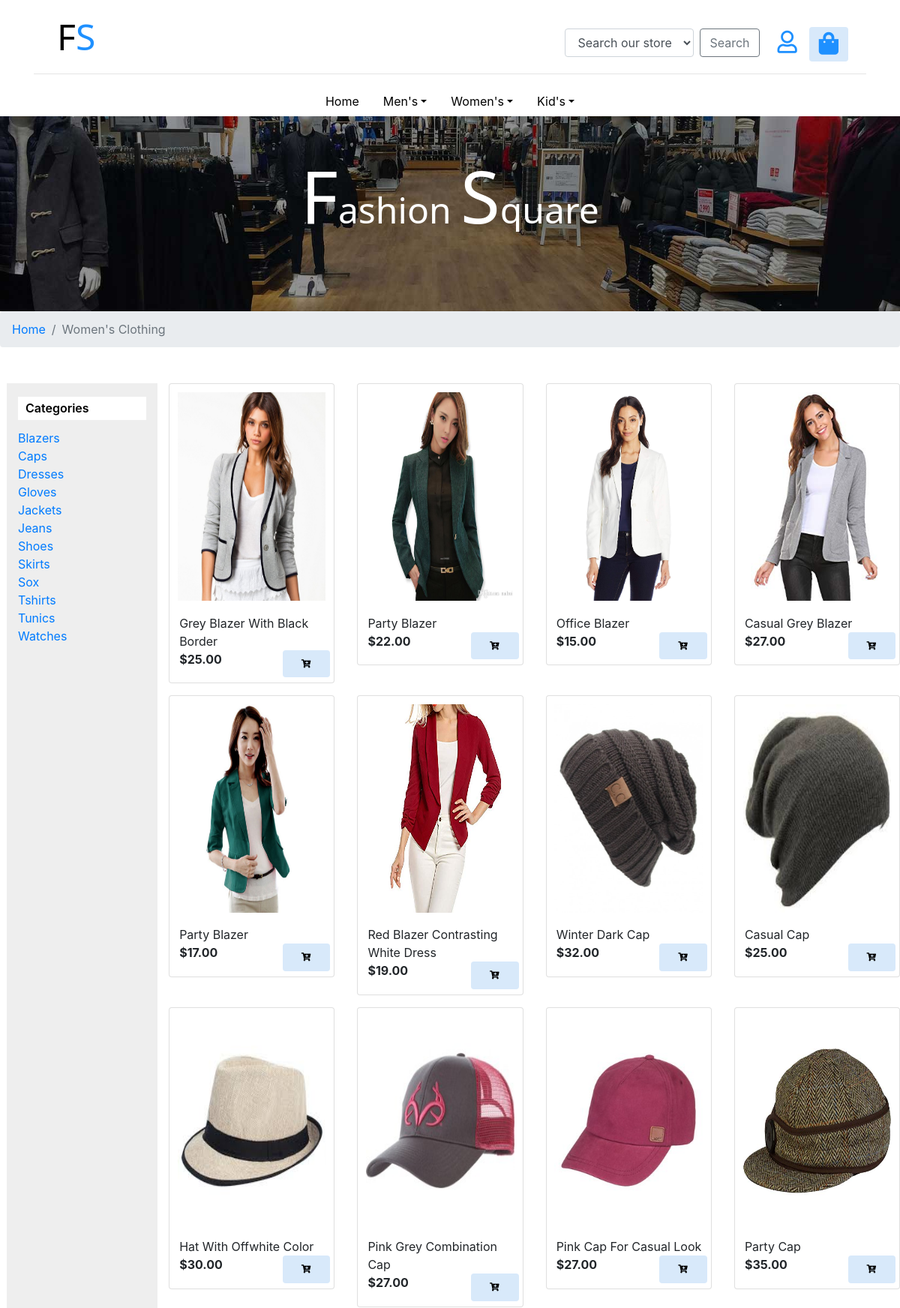
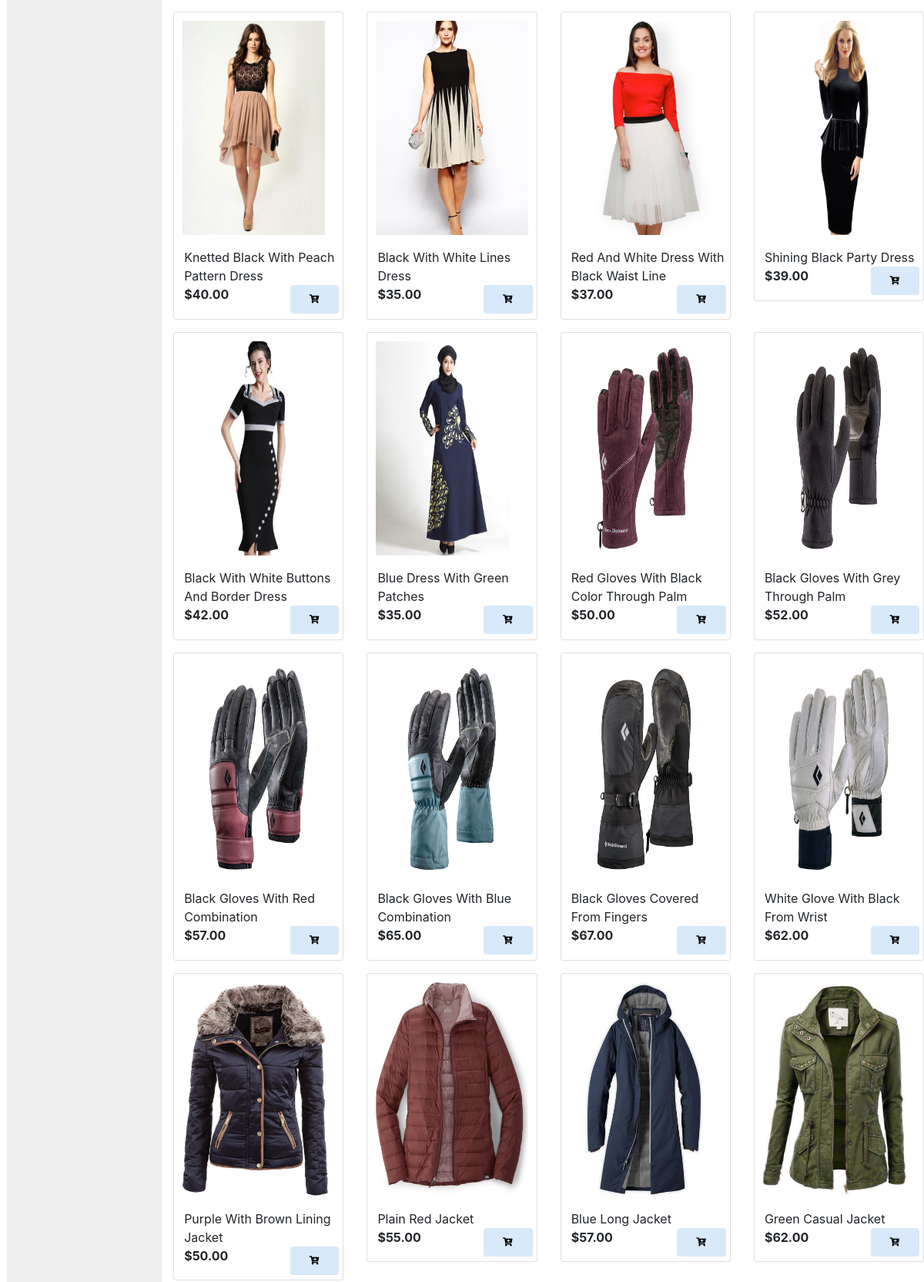
The app's page /women (upper part) with its own data (2 pictures, top to bottom).
### apps/its_eCommerce/models.py (models this page shows)
class Category(models.Model):
    name=models.CharField(max_length=100)
    created_at = models.DateTimeField(auto_now_add=True)
    updated_at = models.DateTimeField(auto_now=True)
    catType=models.CharField(max_length=100)

class Product(models.Model):
    name=models.CharField(max_length=100)
    link=models.CharField(max_length=255)
    description = models.CharField(max_length=255)
    price=models.IntegerField(default=0)
    category=models.ForeignKey(Category, related_name="products", on_delete=models.CASCADE)
    created_at = models.DateTimeField(auto_now_add=True)
    updated_at = models.DateTimeField(auto_now=True)

### apps/its_eCommerce/views.py (the view)
# urls.py: path('women', views.showwomen),
def showwomen(request):
    if 'cart' in request.session:
        length=request.session['cart']
    else:
        length=0
    request.session['current_page']='women'
    if not 'user_id' in request.session:
        user = ''
        first_user = ''
        last_user = ''
    else:
        user = User.objects.get(id=request.session['user_id'])
        first_user = user.first_name.split()
        first_user = first_user[0][0]
        last_user = user.last_name.split()
        last_user = last_user[0][0]
    if 'prev_cat' in request.session:
        selected = request.session['prev_cat']
        products=Product.objects.filter(category_id=selected)
        del request.session['prev_cat']
    elif 'cat' in request.GET:
        selected = request.GET['cat']
        products=Product.objects.filter(category_id=selected)
    else:
        cat=Category.objects.filter(catType='women')
        products=Product.objects.filter(category__in = cat)
    categories=Category.objects.filter(catType='women')
    context={
        'categories': categories,
        'products': products,
        'user': user,
        'first':first_user,
        'last':last_user,
        'length':length,
    }
    return render(request, 'its_eCommerce/women.html', context)

### apps/its_eCommerce/templates/its_eCommerce/women.html (shortened to what this page needs)
<!DOCTYPE html>
<html lang="en">
<head>
    {% load static %}
    <link rel="stylesheet" href="https://stackpath.bootstrapcdn.com/bootstrap/4.1.2/css/bootstrap.min.css">
    <link rel="stylesheet" href="https://use.fontawesome.com/releases/v5.5.0/css/all.css">
</head>
<body>
    <div class="container">
        <nav class="navbar">
            <a class="navbar-brand" href="/"><p class="col">F<span class="color">S</span></p></a>
            <span>
                <form class="form-inline" action="search" method='POST'>
                    <select class="form-control input-lg mr-2" name="category">
                        <option value="all">Search our store</option>
                    </select>
                    <button class="btn btn-outline-secondary mr-4" type="submit">Search</button>
                    {% if user == '' %}
                    <a href="#login" data-toggle="modal"><i class="far fa-user font mr-3"></i></a>
                    {% endif %}
                    <a href="/cart" class="btn top_hub_cart mt-1 mr-2 "><i class="fas fa-shopping-bag font">
                    </i></a>
                </form>
            </span>
        </nav>
        <hr>
        <ul class="nav justify-content-center">
            <li class="nav-item">
                <a class="nav-link active" href="/">Home</a>
            </li>
            <li class="nav-item">
                <a class="nav-link dropdown-toggle" data-toggle="dropdown" aria-haspopup="true" aria-expanded="false" href="/men">Men's</a>
            </li>
            <li class="nav-item">
                <a class="nav-link dropdown-toggle" data-toggle="dropdown" aria-haspopup="true" aria-expanded="false" href="/women">Women's</a>
            </li>
            <li class="nav-item">
                <a class="nav-link dropdown-toggle" data-toggle="dropdown" aria-haspopup="true" aria-expanded="false" href="/kid">Kid's</a>
            </li>
        </ul>
    </div>
    <div class="banner pt-sm-5 pt-3">
        <h4 class="col cap" style="text-align:center;"><span class="coli">F</span>ashion <span class="coli">S</span>quare</h4>
    </div>
    <nav aria-label="breadcrumb">
        <ol class="breadcrumb">
            <li class="breadcrumb-item"><a href="/">Home</a></li>
            <li class="breadcrumb-item active" aria-current="page">Women's Clothing</li>
        </ol>
    </nav>
    <div class="row my-lg-5 mb-5 padding">
        <div class="side-bar col-lg-2">
            <div class="left-side">
                <h3 class="shopf-sear-headits-sear-head">
                    Categories
                </h3>
                {%for c in categories%}
                <a href="?cat={{c.id}}"><div>{{c.name|title}}</div></a>
                {%endfor%}
            </div>
            <br>
        </div>
        <div class="col-lg-10">
            <div class="row">
                {%for prod in products%}
                <div class="col-lg-3 col-md-4 col-sm-6 col-xs-12">
                    <div class="card mb-3">
                        <div class="hovereffect">
                            <img class="img-responsive img-fluid image" src="{% static prod.link %}" alt="Card image">
                        </div>
                        <div class="product">
                            {{prod.description|title}}
                            <div class="row">
                                <div class="col-sm-7">
                                    <b>${{prod.price}}.00</b>
                                </div>
                                <div class="col-sm-5">
                                    <a href="/add?id={{prod.id}}&loc=women&cat={{prod.category_id}}">
                                        <span class="hub-cart btn">
                                            <i class="fa fa-cart-plus"></i>
                                        </span>
                                    </a>
                                </div>
                            </div>
                        </div>
                    </div>
                </div>
                {%endfor%}
            </div>
        </div>
    </div>
</body>
</html>

### apps/its_eCommerce/templates/its_eCommerce/women.html (style rules this page uses)
.font { color:Dodgerblue; font-size:30px; }
.col { font-family:'Segoe UI', Tahoma, Geneva, Verdana, sans-serif; font-size: 3rem; color:black; }
.color { color:dodgerblue; }
.coli { font-size:6rem; }
hr { position:relative; margin-top:-1rem; }
.cap { color:white; }
.nav-link { color:black; }
.hovereffect { width:100%; height:100%; float:left; overflow:hidden; position:relative; text-align:center; cursor:default; }
.hovereffect img { display:block; position:relative; -webkit-transition:all .4s linear; transition:all .4s linear; }
.banner { background-image: url("../../static/inner_ban.jpg"); background-position-x: center; background-position-y: center; background-size: cover; background-attachment: initial; background-origin: initial; background-clip: initial; background-color: initial; -webkit-background-size: cover; -moz-background-size: cover; -o-background-size: cover; -ms-background-size: cover; background-size: cover; min-height: 260px; }
.side-bar { background: #eee; }
h3.shopf-sear-headits-sear-head { font-size: 16px; color: #000; font-weight: 600; margin-bottom: 12px; text-transform: capitalize; background: #fff; padding: 6px 10px; }
.left-side { margin-top: 18px; }
.padding { padding-left:2%; }
.image { height:300px; padding:5%; }
.hub-cart { font-size: 0.7em; letter-spacing: 1px; word-spacing: 2px; padding: 10px 25px; font-weight: 600; text-transform: uppercase !important; color: #000; background: #d8e9fa; outline: none; border: none; cursor: pointer; }
.btn { display: inline-block; }
.product { margin-left:6%; margin-top:3%; margin-bottom:3%; }
.top_hub_cart { background: #d8e9fa; position: relative; }

### records on screen
Category: name "Blazers"
Category: name "Caps"
Category: name "Dresses"
Category: name "Gloves"
Category: name "Jackets"
Category: name "Jeans"
Category: name "Shoes"
Category: name "Skirts"
Category: name "Sox"
Category: name "Tshirts"
Category: name "Tunics"
Category: name "Watches"
Product: link (picture), description "Grey Blazer With Black Border", price "25"
Product: link (picture), description "Party Blazer", price "22"
Product: link (picture), description "Office Blazer", price "15"
Product: link (picture), description "Casual Grey Blazer", price "27"
Product: link (picture), description "Party Blazer", price "17"
Product: link (picture), description "Red Blazer Contrasting White Dress", price "19"
Product: link (picture), description "Winter Dark Cap", price "32"
Product: link (picture), description "Casual Cap", price "25"
Product: link (picture), description "Hat With Offwhite Color", price "30"
Product: link (picture), description "Pink Grey Combination Cap", price "27"
Product: link (picture), description "Pink Cap For Casual Look", price "27"
Product: link (picture), description "Party Cap", price "35"
Product: link (picture), description "Knetted Black With Peach Pattern Dress", price "40"
Product: link (picture), description "Black With White Lines Dress", price "35"
Product: link (picture), description "Red And White Dress With Black Waist Line", price "37"
Product: link (picture), description "Shining Black Party Dress", price "39"
Product: link (picture), description "Black With White Buttons And Border Dress", price "42"
Product: link (picture), description "Blue Dress With Green Patches", price "35"
Product: link (picture), description "Red Gloves With Black Color Through Palm", price "50"
Product: link (picture), description "Black Gloves With Grey Through Palm", price "52"
Product: link (picture), description "Black Gloves With Red Combination", price "57"
Product: link (picture), description "Black Gloves With Blue Combination", price "65"
Product: link (picture), description "Black Gloves Covered From Fingers", price "67"
Product: link (picture), description "White Glove With Black From Wrist", price "62"
Product: link (picture), description "Purple With Brown Lining Jacket", price "50"
Product: link (picture), description "Plain Red Jacket", price "55"
Product: link (picture), description "Blue Long Jacket", price "57"
Product: link (picture), description "Green Casual Jacket", price "62"
